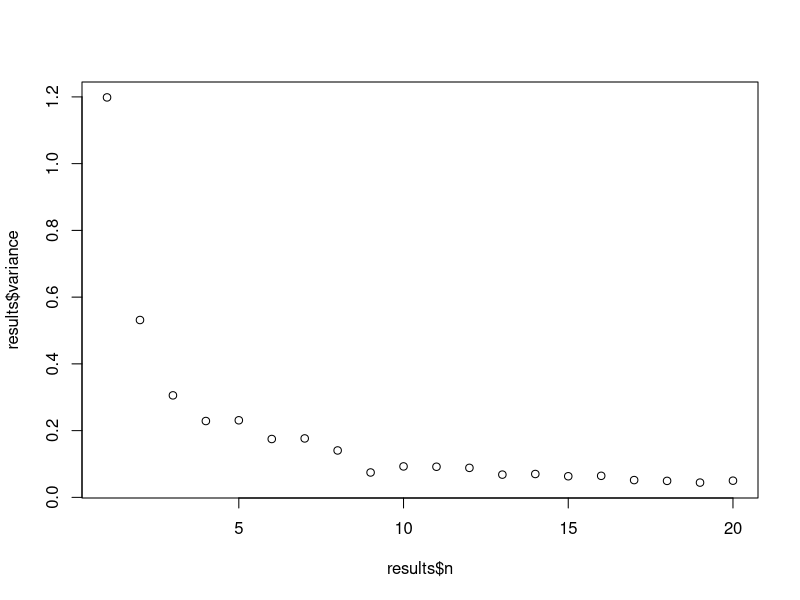

Recreate this plot in R.
## ---- chunk 1
knitr::opts_chunk$set(echo = TRUE, fig.width=6, fig.height=4, warning = FALSE, message = FALSE)
## ---- chunk 2
for(i in 1:5){
  print(i)
}
## ---- chunk 3
for(ROW in 1:5){
  print(ROW)
}
## ---- chunk 4
for(i in 1:5){
  print("hello world")
}

for(i in 1:5){
  print(paste("hello world, I'm replicate", i))
}
## ---- chunk 5
for(i in 3:7){print(i)}

for(i in 5:1){print(i)}

for(i in c(1,3,5,7)){print(i)}
## ---- chunk 6
for(i in 1:50){
  SAMPLE <- rnorm(n = 10)
  mean(SAMPLE)
}
## ---- chunk 7
MEANS <- vector()

for(i in 1:50){
  SAMPLE <- rnorm(n = 10)
  MEANS[i] <- mean(SAMPLE)
}

head(MEANS)
## ---- chunk 8
MEANS <- vector("numeric", length = 50)

for(i in 1:50){
  SAMPLE <- rnorm(n = 10)
  MEANS[i] <- mean(SAMPLE)
}
## ---- chunk 9
MEANS <- vector("numeric", length = 50)
SDs <- vector("numeric", length = 50)

for(i in 1:50){
  SAMPLE <- rnorm(n = 10)
  MEANS[i] <- mean(SAMPLE)
  SDs[i] <- sd(SAMPLE)
}

head(MEANS)
head(SDs)
## ---- chunk 10
RESULTS <- list()

for(i in 1:50){
  SAMPLE <- rnorm(n = 10)
  MEAN <- mean(SAMPLE)
  SD <- sd(SAMPLE)
  VAR <- var(SAMPLE)
  
  RESULTS[[i]] <- c(MEAN, SD, VAR)
}

head(RESULTS)
## ---- chunk 11
RESULTS_CLEAN <- do.call(rbind, RESULTS)
RESULTS_CLEAN <- data.frame(RESULTS_CLEAN)
names(RESULTS_CLEAN) <- c("mean", "sd", "var")
head(RESULTS_CLEAN)
## ---- chunk 12
#Number of replicates
nReps <- 100

#list to store high level results
Var_Of_Means <- list()

#Outer loop over the different sample sizes of interest
for(i in 1:20){
  
  #Vector to store internal results (note: will re-write each iteration of outer loop)
  MEANS <- vector("numeric", length = nReps)
  
  #Inner loop over the desired number of replicates
  for(j in 1:nReps){
    SAMPLE <- rnorm(n = i)
    MEANS[j] <- mean(SAMPLE)
    
  } #Closes inner loop
  
  #Store the results of each iteration of the inner loop
  Var_Of_Means[[i]] <- data.frame(n = i,
                                   variance = var(MEANS))
  
} #Closes outer loop

#Clean up and view the results
results <- do.call(rbind, Var_Of_Means)

#Plot the change in variance of sample means as a function of n
plot(results$variance ~ results$n)
